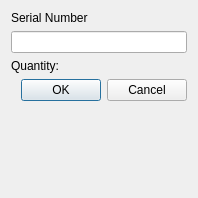
<?xml version="1.0" encoding="UTF-8"?>
<ui version="4.0">
 <class>Dialog</class>
 <widget class="QDialog" name="Dialog">
  <property name="geometry">
   <rect>
    <x>0</x>
    <y>0</y>
    <width>198</width>
    <height>198</height>
   </rect>
  </property>
  <property name="windowTitle">
   <string>Add New Box</string>
  </property>
  <layout class="QFormLayout" name="formLayout">
   <item row="0" column="0">
    <widget class="QLabel" name="label">
     <property name="text">
      <string>Serial Number</string>
     </property>
    </widget>
   </item>
   <item row="2" column="0">
    <widget class="QLabel" name="label_2">
     <property name="text">
      <string>Quantity:</string>
     </property>
    </widget>
   </item>
<!--   <item row="4" column="0">-->
<!--    <widget class="QLabel" name="label_3">-->
<!--     <property name="text">-->
<!--      <string>Email: </string>-->
<!--     </property>-->
<!--    </widget>-->
<!--   </item>-->
<!--   <item row="5" column="0" colspan="2">-->
<!--    <widget class="QLineEdit" name="lineEditEmail"/>-->
<!--   </item>-->

   <item row="1" column="0" colspan="2">
    <widget class="QLineEdit" name="LineSerialNum"/>
   </item>
<!--   <item row="3" column="0" colspan="2">-->
<!--    <widget class="QLineEdit" name="LineQuantity"/>-->
<!--   </item>-->
   <item row="6" column="0" colspan="2">
    <widget class="QDialogButtonBox" name="buttonBox">
     <property name="orientation">
      <enum>Qt::Horizontal</enum>
     </property>
     <property name="standardButtons">
      <set>QDialogButtonBox::Cancel|QDialogButtonBox::Ok</set>
     </property>
    </widget>
   </item>
  </layout>
 </widget>
 <resources/>
 <connections>
  <connection>
   <sender>buttonBox</sender>
   <signal>accepted()</signal>
   <receiver>Dialog</receiver>
   <slot>accept()</slot>
   <hints>
    <hint type="sourcelabel">
     <x>248</x>
     <y>254</y>
    </hint>
    <hint type="destinationlabel">
     <x>157</x>
     <y>274</y>
    </hint>
   </hints>
  </connection>
  <connection>
   <sender>buttonBox</sender>
   <signal>rejected()</signal>
   <receiver>Dialog</receiver>
   <slot>reject()</slot>
   <hints>
    <hint type="sourcelabel">
     <x>316</x>
     <y>260</y>
    </hint>
    <hint type="destinationlabel">
     <x>286</x>
     <y>274</y>
    </hint>
   </hints>
  </connection>
 </connections>
</ui>
